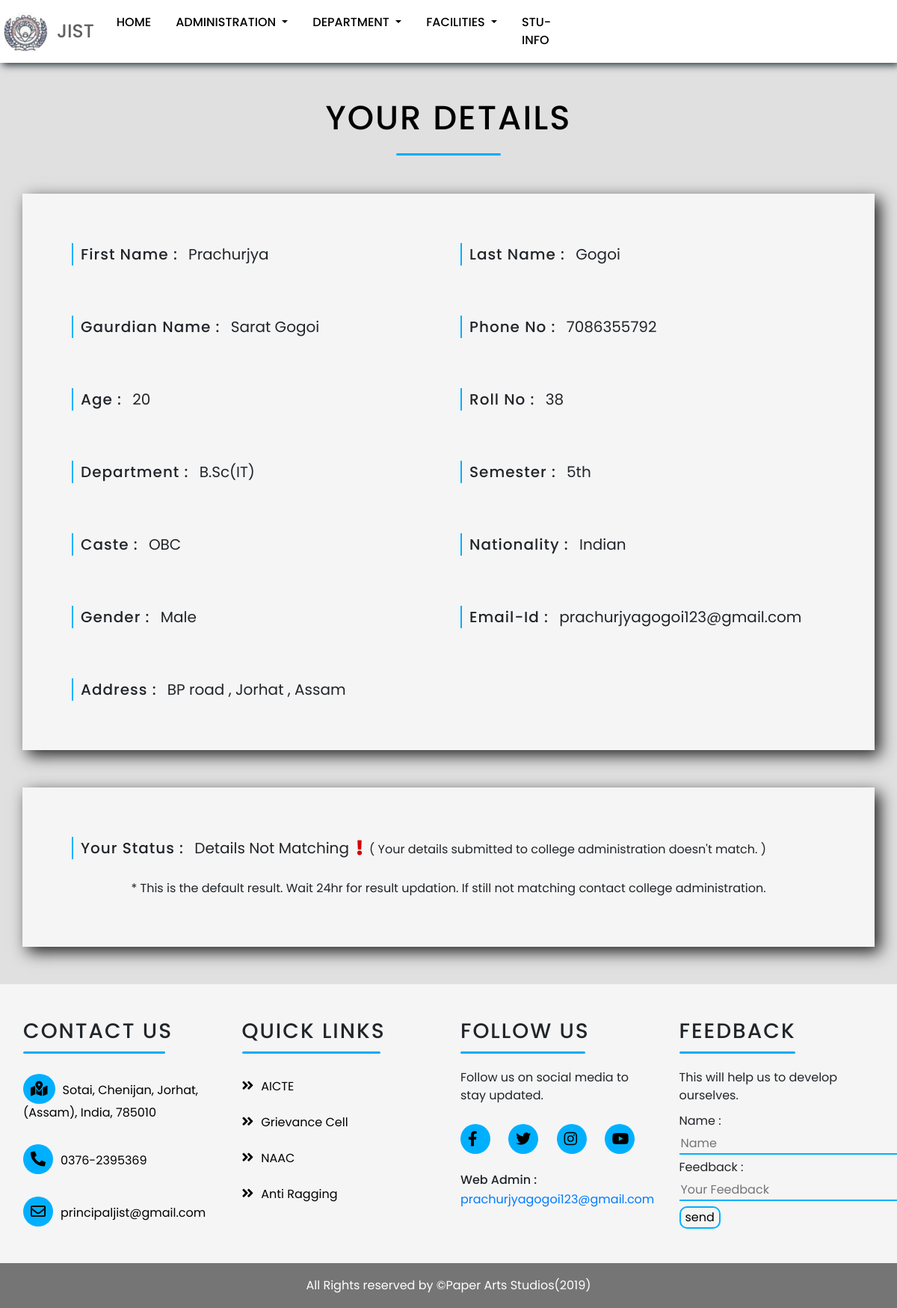
The page /stuinfo/pasu on the database its author committed.
### home/models.py (models this page shows)
class stuInfo(models.Model):
    username = models.CharField(max_length=50)
    first_name = models.CharField( max_length=255)
    last_name = models.CharField( max_length=255)
    email = models.EmailField( max_length=255)
    phone_no = models.CharField(max_length=12)
    guardian_name = models.CharField( max_length=255)
    caste = models.CharField( max_length=255)
    roll = models.CharField( max_length=5)
    dept = models.CharField( max_length=255)
    sem = models.CharField( max_length=255)
    age = models.CharField( max_length=255)
    nationality = models.CharField( max_length=255)
    gender = models.CharField( max_length=255)
    address = models.CharField( max_length=255)
    status = models.BooleanField(default = False)

### home/views.py (the view)
# urls.py: path('stuinfo/<name>', views.stu_info),
def stu_info(request,name):
    if request.method == 'POST':
        first_name = request.POST['first_name']
        last_name = request.POST['last_name']
        phone_no =  request.POST['phone_no']
        guardian_name = request.POST['guardian_name']
        caste = request.POST['caste']
        roll = request.POST['roll']
        dept = request.POST['dept']
        sem = request.POST['sem']
        nationality = request.POST['nationality']
        gender = request.POST['gender']
        email = request.POST['email']
        age = request.POST['age']
        address = request.POST['address']
        stu = stuInfo(first_name = first_name, last_name = last_name, email = email, phone_no = phone_no, guardian_name = guardian_name,
        caste = caste, nationality = nationality, gender = gender, username = name, age = age, address = address, dept = dept, sem = sem, roll = roll)
        stu.save()
        context = stuInfo.objects.all().filter(username = name)
        return render(request,'stu-info-show.html',{'name' : context})
    else:
        if stuInfo.objects.filter(username = name).exists():
            context = stuInfo.objects.all().filter(username = name)
            return render(request,'stu-info-show.html',{'name' : context})
        else:
            return render(request, 'stuinfo.html', {'name' : name})

### home/templates/stu-info-show.html (shortened to what this page needs)
{% load static %}
<!DOCTYPE html>
<html lang="en">
<head>
  <link rel="stylesheet" href="https://cdnjs.cloudflare.com/ajax/libs/font-awesome/5.10.2/css/all.css">
  <link rel="stylesheet" href="https://stackpath.bootstrapcdn.com/bootstrap/4.3.1/css/bootstrap.min.css">
  <link rel="stylesheet" href="{% static 'css/index.css' %}">
  <link rel="stylesheet" href="{% static 'css/animate.css' %}">
  <link rel="stylesheet" href="https://unpkg.com/aos@next/dist/aos.css" />
  <link rel="stylesheet" href="{% static 'css/fixed.css' %}">
  <link rel="stylesheet" href="{% static 'css/lightbox.min.css' %}">
  <link rel="stylesheet" href="{% static 'css/stu-info-show.css' %}">
</head>
<body>
  <nav id="navbar" class="navbar navbar-expand-md navbar-dark fixed-top">
    <a class="navbar-brand" href="#">
      <img src="{% static 'images/logo1.png' %}" alt="logo">
      <h1 class="logo-name">Jist</h1>
    </a>
    <div class="collapse navbar-collapse" id="navbarResponsive">
      <ul class="navbar-nav ml-auto">
        <li class="nav-item">
          <a href="\" class="nav-link"> Home </a>
        </li>
        <li class="nav-item dropdown ">
          <a href="#" class="nav-link dropdown-toggle" data-toggle="dropdown" aria-haspopup="true"
            aria-expanded="false"> Administration </a>
        </li>
        <li class="nav-item dropdown">
          <a href="#" class="nav-link dropdown-toggle" id="mega-one" data-toggle="dropdown" aria-haspopup="true"
            aria-expanded="false"> Department </a>
        </li>
        <li class="nav-item dropdown">
          <a href="#" class="nav-link dropdown-toggle" data-toggle="dropdown" aria-haspopup="true"
            aria-expanded="false"> Facilities </a>
        </li>
        <li class="nav-item">
          <a href="#" class="nav-link"> Stu-Info </a>
        </li>
        {% if name %}
        <li class="nav-item">
        </li>
        {% else %}
        <li class="nav-item">
          <a href="login" class="nav-link login-btn"> Login </a>
        </li>
        {% endif %}
      </ul>
    </div>
  </nav>
  <div class="container head">
    <div class="row">
      <div class="col-md-12 text-center">
        <h1 class="heading">Your Details</h1>
        <hr>
      </div>
    </div>
  </div>
  <div class="container details-con">
    <div class="row">
      {% for names in name %}
      <div class="col-md-6">
        <label for="name" class="stu-info-label">First Name : </label> <label
          class="stu-info">{{names.first_name}}</label>
      </div>
      <div class="col-md-6">
        <label for="name" class="stu-info-label">Last Name : </label> <label
          class="stu-info">{{names.last_name}}</label>
      </div>
      <div class="col-md-6">
        <label for="name" class="stu-info-label">Gaurdian Name : </label> <label
          class="stu-info">{{names.guardian_name}}</label>
      </div>
      <div class="col-md-6">
        <label for="phone" class="stu-info-label">Phone No : </label> <label class="stu-info">{{names.phone_no}}</label>
      </div>
      <div class="col-md-6">
        <label for="age" class="stu-info-label">Age : </label> <label class="stu-info">{{names.age}}</label>
      </div>
      <div class="col-md-6">
        <label for="age" class="stu-info-label">Roll No : </label> <label class="stu-info">{{names.roll}}</label>
      </div>
      <div class="col-md-6">
        <label for="dept" class="stu-info-label">Department : </label> <label class="stu-info">{{names.dept}}</label>
      </div>
      <div class="col-md-6">
        <label for="sem" class="stu-info-label">Semester : </label> <label class="stu-info">{{names.sem}}</label>
      </div>
      <div class="col-md-6">
        <label for="caste" class="stu-info-label">Caste : </label> <label class="stu-info">{{names.caste}}</label>
      </div>
      <div class="col-md-6">
        <label for="nationality" class="stu-info-label">Nationality : </label> <label
          class="stu-info">{{names.nationality}}</label>
      </div>
      <div class="col-md-6">
        <label for="gender" class="stu-info-label">Gender : </label> <label class="stu-info">{{names.gender}}</label>
      </div>
      <div class="col-md-6">
        <label for="email" class="stu-info-label">Email-Id : </label> <label class="stu-info">{{names.email}}</label>
      </div>
      <div class="col-md-12">
        <label for="address" class="stu-info-label">Address : </label> <label class="stu-info">{{names.address}}</label>
      </div>
    </div>
  </div>
  <div class="container foot">
    <div class="row">
      <div class="col-md-12 foot-status">
        {% if names.status %}
        <label class="status">Your Status : </label> <label class="status-value-app">Details Matching <i
            class="fas fa-check"></i></label>
        <label>( Your details submitted to college administration matches. )</label>
        {% else %}
        <label class="status">Your Status : </label> <label class="status-value-napp">Details Not Matching <i
            class="fas fa-exclamation"></i></label>
        <label>( Your details submitted to college administration doesn't match. )</label>
        <p>* This is the default result. Wait 24hr for result updation. If still not matching contact college
          administration. </p>
        {% endif %}
        {% endfor %}
      </div>
    </div>
  </div>
  <footer>
    <div class="footer-top">
      <div class="container-fluid">
        <div class="row">
          <div class="col-lg-3 col-sm-6 col-xs-12 segment-one">
            <h3>Contact Us</h3>
            <hr>
            <p><a href="#"><i class="fas fa-map-marked-alt"></i>Sotai, Chenijan, Jorhat, (Assam), India, 785010</a></p>
            <p><a href="#"><i class="fas fa-phone-alt"></i>0376-2395369</a></p>
            <p><a href="#"><i class="far fa-envelope"></i>principaljist@gmail.com</a></p>
          </div>
          <div class="col-lg-3 col-sm-6 col-xs-12 segment-two">
            <h3>Quick Links</h3>
            <hr>
            <ul>
              <li><a href="#"><i class="fas fa-angle-double-right"></i>AICTE</a></li>
              <li><a href="#"><i class="fas fa-angle-double-right"></i>Grievance Cell</a></li>
              <li><a href="#"><i class="fas fa-angle-double-right"></i>NAAC</a></li>
              <li><a href="#"><i class="fas fa-angle-double-right"></i>Anti Ragging</a></li>
            </ul>
          </div>
          <div class="col-lg-3 col-sm-6 col-xs-12 segment-three">
            <h3>Follow Us</h3>
            <hr>
            <p>Follow us on social media to stay updated.</p>
            <a href="#" class="social-icons"><i class="fab fa-facebook-f"></i></a>
            <a href="#" class="social-icons"><i class="fab fa-twitter"></i></a>
            <a href="#" class="social-icons"><i class="fab fa-instagram"></i></a>
            <a href="#" class="social-icons"><i class="fab fa-youtube"></i></a>
            <h1>Web Admin :</h1>
            <a href="#">prachurjyagogoi123@gmail.com</a>
          </div>
          <div class="col-lg-3 col-sm-6 col-xs-12 segment-four">
            <h3>Feedback</h3>
            <hr>
            <p>This will help us to develop ourselves.</p>
            <form action="feedback" method="POST" onsubmit="return validate()" autocomplete="off">
              <label for="name">Name :</label><br>
              <input type="text" id="fname" name="name" placeholder="Name"><br>
              <label for="feedback">Feedback :</label><br>
              <input type="text" id="feedback" name="feedback" placeholder="Your Feedback"><br>
              {% if Data %}
              <input type="submit" value="send & logout">
              {% else %}
              <input type="submit" value="send">
              {% endif %}
            </form>
          </div>
        </div>
      </div>
    </div>
    <p class="footer-bottom-text">All Rights reserved by &copy;Paper Arts Studios(2019)</p>
  </footer>
</body>
</html>

### home/static/css/index.css (style rules this page uses)
* { box-sizing: border-box; }
body { overflow-x: hidden; font-family: 'Poppins'; }
.navbar { padding: 10px 2px; background: rgba(255, 255, 255, 1); text-transform: uppercase; box-shadow: 3px 3px 10px #263238; }
#navbar { transition: .5s ease-in; }
.logo-name { display: flex; align-items: center; justify-content: center; font-size: 25px; margin: 0; padding-left: 10px; color: #616161; }
.navbar-brand { margin: 0px; margin-right: 25px; padding: 2px 0px; display: flex; }
.navbar-brand img { margin: 0px; padding: 0px; height: 55px; border-radius: 50%; }
.navbar-dark .navbar-nav .nav-link { color: black; font-weight: 500; margin-right: 20px; padding-left: 5px; border-radius: 14px; transition: .2s; }
.footer-top { background: rgba(245, 245, 245, 1.0); padding: 30px 0px 10px 0px; }
.segment-one h3 { text-transform: uppercase; letter-spacing: 2px; margin: 0px 0px 10px 0px; }
.segment-one p { padding: 7px 0px 7px 0px; }
.segment-one hr { background: rgba(0, 176, 255, 1); width: 190px; margin: 10px 0px 20px 0px; height: 2px; border-radius: 15px; }
.segment-one a { text-decoration: none; color: black; vertical-align: middle; padding: 10px 0px; }
.segment-one a i { font-size: 20px; margin-right: 10px; background: rgba(0, 176, 255, 1); text-align: center; padding: 10px; border-radius: 50%; transition: .3s; }
.segment-two h3 { text-transform: uppercase; letter-spacing: 2px; }
.segment-two hr { background: rgba(0, 176, 255, 1); width: 185px; margin: 10px 0px 20px 0px; height: 2px; border-radius: 15px; }
.segment-two ul { margin: 0px; padding: 0px; list-style: none; }
.segment-two ul li { padding: 12px 0px; transition: .3s; }
.segment-two ul li a { text-decoration: none; font-size: 16px; color: black; transition: .3s; }
.segment-two ul li a i { margin-right: 10px; transition: .3s; font-size: 18px; }
.segment-three h3 { text-transform: uppercase; letter-spacing: 2px; }
.segment-three h1 { font-size: 16px; margin: 0px 0px 5px 0px; }
.segment-three hr { background: rgba(0, 176, 255, 1); width: 167px; margin: 10px 0px 20px 0px; height: 2px; border-radius: 15px; }
.segment-three .social-icons { background: rgba(0, 176, 255, 1); border-radius: 50%; display: inline-block; width: 40px; height: 40px; margin: 10px 20px 25px 0px; transition: .3s; }
.segment-three a i { font-size: 20px; padding: 10px; color: black; transition: .3s; }
.segment-four h3 { text-transform: uppercase; letter-spacing: 2px; }
.segment-four hr { background: rgba(0, 176, 255, 1); width: 155px; margin: 10px 0px 20px 0px; height: 2px; border-radius: 15px; }
.segment-four form label { margin: 5px 0px; }
.segment-four p { margin: 0px 0px 5px 0px; }
.segment-four form input[type=text] { background: none; outline: none; border: none; border-bottom: 2px solid rgba(0, 176, 255, 1); }
.segment-four form input[type=submit] { margin: 7px 0px 0px 0px; border-radius: 10px; background: none; border: 2px solid rgba(0, 176, 255, 1); transition: .3s; }
.footer-bottom-text { text-align: center; background: #757575; line-height: 60px; margin: 0px; color: white; }
[class*="col-"] { padding: 1rem; }

### home/static/css/fixed.css (style rules this page uses)
[class*="col-"] { padding: 1rem; }
.row, .container-fluid { margin-left: 0px!important; margin-right: 0px!important; }
.fixed-top { -webkit-backface-visibility: hidden; }

### rows shown on the page
stuInfo: first_name "Prachurjya", last_name "Gogoi", guardian_name "Sarat Gogoi", phone_no "7086355792", age "20", roll "38", dept "B.Sc(IT)", sem "5th", caste "OBC", nationality "Indian", gender "Male", email "prachurjyagogoi123@gmail.com", address "BP road , Jorhat , Assam", shows "Your Status :", status "Details Not Matching"
